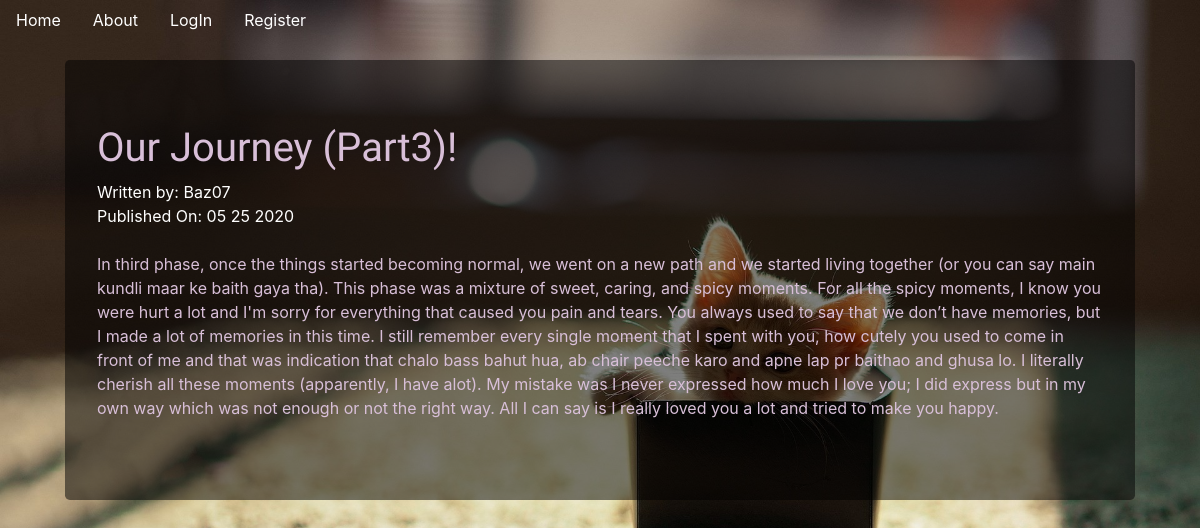
Page /3 on the committed database.
### companyblog/models.py (models this page shows, shortened)
class BlogPost(db.Model):
    users = db.relationship(User)
    id = db.Column(db.Integer, primary_key=True)
    user_id = db.Column(db.Integer, db.ForeignKey('users.id'), nullable=False) ## users: Table name
    date = db.Column(db.DateTime, nullable = False, default = datetime.utcnow)
    title = db.Column(db.String(100), nullable = False)
    text = db.Column(db.Text, nullable= False)

class User(db.Model, UserMixin): ## UserMixin For Login
    __tablename__ = "users"
    id = db.Column(db.Integer, primary_key = True)
    profile_image = db.Column(db.String(64), nullable=False, default = 'default_profile.png')
    email = db.Column(db.String(64), unique = True, index =True)
    username = db.Column(db.String(64), unique = True, index = True)
    password_hash = db.Column(db.String(128))
    posts = db.relationship('BlogPost', backref = "author", lazy=True)

### companyblog/users/views.py (the view)
@users.route("/<username>")
def user_posts(username):
    page = request.args.get('page', 1, type=int)
    user = User.query.filter_by(username = username).first_or_404()
    blog_posts = BlogPost.query.filter_by(author = user).order_by(BlogPost.date.desc()).paginate(page = page, per_page = 5)
    return render_template("user_blog_posts.html", blog_posts = blog_posts, user = user)

### companyblog/blogpost/views.py (called while the page is built)
@blog_posts.route('/<int:blog_post_id>')
def blog_post(blog_post_id):
    blog_post = BlogPost.query.get_or_404(blog_post_id)
    return render_template('blog_post.html', title = blog_post.title,
                            date = blog_post.date, post=blog_post)

### companyblog/templates/blog_post.html (shortened to what this page needs)
{% extends "base.html" %}
{% block content %}
<div class = "jumbotron">
    <h1>{{post.title}}</h1>
    <h7>Written by: {{post.author.username}}</h7>
    <br>
    <h7>Published On: {{post.date.strftime('%M %d %Y')}}</h7>
    <br>
    <br>
    <p id="text_color">{{post.text}}</p>
</div>
{% endblock %}

### companyblog/templates/base.html (style rules this page uses)
body { background-image: url(../static/4.jpg); background-repeat: no-repeat; background-attachment: fixed; background-size: 100%; }

### companyblog/templates/blog_post.html (style rules this page uses)
.jumbotron { background: #7f7f7f; background: rgba(0,0,0,0.5); margin: 20px; }
h1 { color: thistle; font-family: 'Caveat', cursive; font-family: 'Dancing Script', cursive; font-family: 'Parisienne', cursive; font-family: 'Special Elite', cursive; }
h7 { color: white; }
#text_color { color: thistle; }

### rows in the picture
BlogPost: title "Our Journey (Part3)!", date "05 25 2020", text "In third phase, once the things started becoming normal, we went on a new path and we started living together (or you can say main kundli maar ke baith gaya tha). This phase was a mixture of sweet, caring, and spicy moments. For all the spicy moments, I know you were hurt a lot and I'm sorry for everything that caused you pain and tears. You always used to say that we don’t have memories, but I made a lot of memories in this time. I still remember every single moment that I spent with you, how cutely you used to come in front of me and that was indication that chalo bass bahut hua, ab chair peeche karo and apne lap pr baithao and ghusa lo. I literally cherish all these moments (apparently,…"
User: author.username "Baz07"
